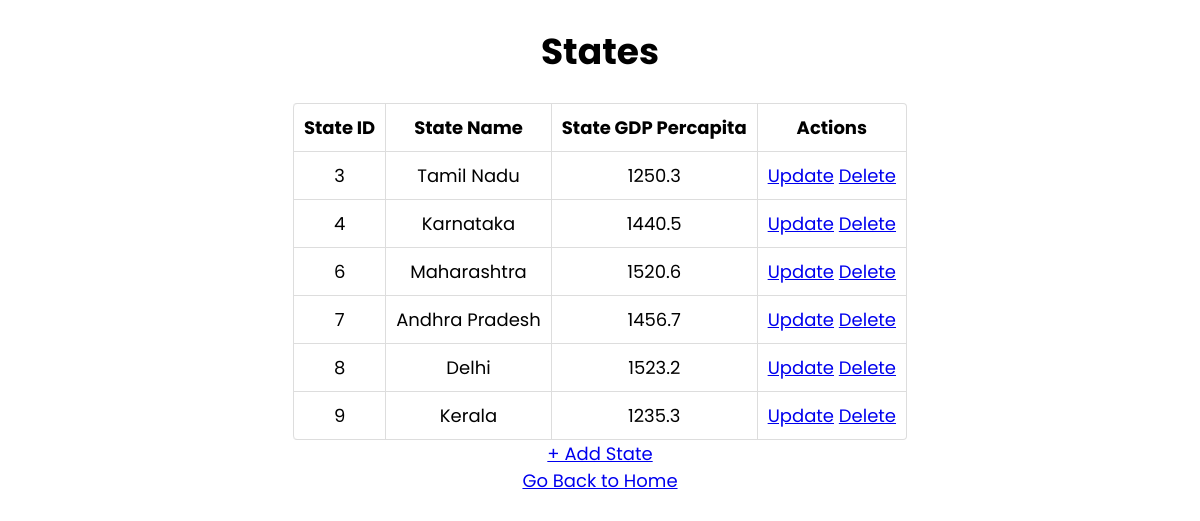
Screenshot of /state with the database file from the repository.
### app.py (models this page shows)
class State(db.Model):
    __tablename__ = "states"
    state_id = db.Column(db.Integer, autoincrement = True, primary_key = True, unique = True, nullable = False)
    state_name = db.Column(db.String, nullable = False, unique = True)
    gdp_state_percapita = db.Column(db.Float)

### app.py (the view)
@app.route("/state", methods = ["GET"])
def view_state():
    state_list = State.query.all()
    return render_template(
        "view_state.html",
        state_list = state_list
    )

### templates/view_state.html (shortened to what this page needs)
<!DOCTYPE html>
<html lang="en">
  <head>
    <link rel="stylesheet" href="../static/assets/view.css">
  </head>
  <body>
    <h1 style="text-align: center">States</h1>
    {% if state_list | length == 0 %}
        <p>No States Found! Add the states now!</p>
        <a href="/state/create" type="button">+ Add State</a>
    {% else %}
    <table id="state-detail">
      <thead>
        <th>State ID</th>
        <th>State Name</th>
        <th>State GDP Percapita</th>
        <th>Actions</th>
      </thead>
      {% for state in state_list %}
      <tr>
        <td>{{state["state_id"]}}</td>
        <td>{{state["state_name"]}}</td>
        <td>{{state["gdp_state_percapita"]}}</td>
        <td>
            <a href="/state/{{state['state_id']}}/update" type="button">Update</a>
            <a href="/state/{{state['state_id']}}/delete" type="button">Delete</a>
        </td>
      </tr>
      {% endfor %}
    </table>
    <a href="/state/create" type="button">+ Add State</a>
    {% endif %}
    <br>
    <a href="/">Go Back to Home</a>
  </body>
</html>

### static/assets/view.css (style rules this page uses)
body { font-family: 'Poppins', sans-serif; text-align: center; font-size: large; }
table { width: fit-content; border: 1px solid #ddd; border-collapse: separate; border-left: 0; border-radius: 4px; border-spacing: 0px; margin-left: auto; margin-right: auto; }
thead { display: table-header-group; vertical-align: middle; border-color: inherit; border-collapse: separate; text-align: center; padding: 10px; }
tr { display: table-row; vertical-align: inherit; border-color: inherit; text-align: center; padding: 10px; }
th, td { padding: 5px 4px 6px 4px; text-align: center; vertical-align: top; border-left: 1px solid #ddd; padding: 10px; }
td { border-top: 1px solid #ddd; }
thead:first-child tr:first-child th:first-child, tbody:first-child tr:first-child td:first-child { border-radius: 4px 0 0 0; }
thead:last-child tr:last-child th:first-child, tbody:last-child tr:last-child td:first-child { border-radius: 0 0 0 4px; }

### rows the page displays
State: state_id "3", state_name "Tamil Nadu", gdp_state_percapita "1250.3"
State: state_id "4", state_name "Karnataka", gdp_state_percapita "1440.5"
State: state_id "6", state_name "Maharashtra", gdp_state_percapita "1520.6"
State: state_id "7", state_name "Andhra Pradesh", gdp_state_percapita "1456.7"
State: state_id "8", state_name "Delhi", gdp_state_percapita "1523.2"
State: state_id "9", state_name "Kerala", gdp_state_percapita "1235.3"
